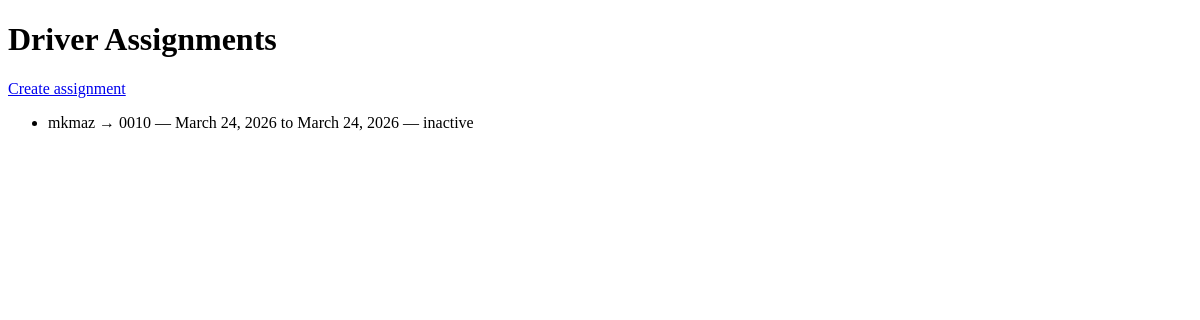
/accounts/assignments/, run on an earlier commit of the app's database.
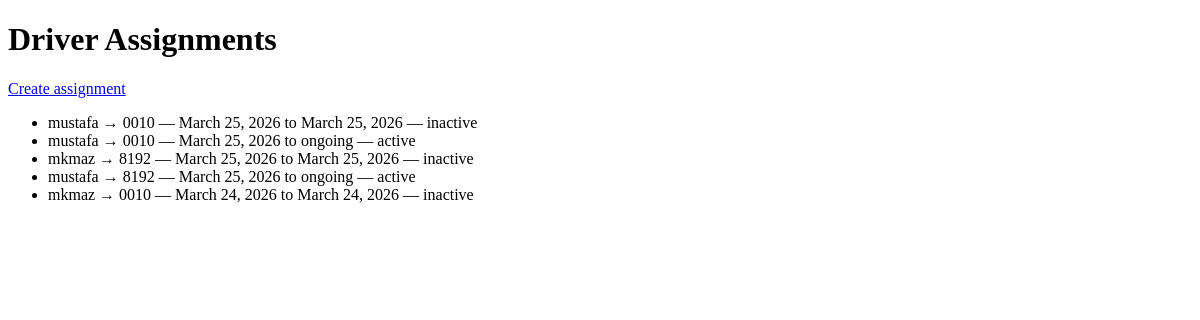
And on a later commit of the database.
### accounts/models.py (models this page shows, shortened)
class DriverAssignment(models.Model):
    driver = models.ForeignKey(settings.AUTH_USER_MODEL, on_delete=models.CASCADE, related_name="driver_assignments")
    car = models.ForeignKey(Car, on_delete=models.CASCADE, related_name="driver_assignments")
    region = models.ForeignKey("accounts.Region", on_delete=models.SET_NULL, null=True, blank=True, related_name="driver_assignments")
    start_date = models.DateField()
    end_date = models.DateField(null=True, blank=True)
    active = models.BooleanField(default=True)
    notes = models.CharField(max_length=255, blank=True)
    class Meta:
        ordering = ["-start_date"]
        indexes = [models.Index(fields=["driver", "car", "active"])]
        constraints = [
            models.UniqueConstraint(fields=["driver", "car", "active"], name="unique_active_assignment")
        ]

### fleet/models.py (models this page shows)
class Car(models.Model):
    STATUS_CHOICES = [
        ("available", "Available"),
        ("assigned", "Assigned"),
        ("maintenance", "Maintenance"),
        ("inactive", "Inactive"),
    ]
    VEHICLE_TYPE_CHOICES = [
        ("Sedan", "Sedan"),
        ("Reefer Van", "Chiller Van"),
        ("Reefer Truck", "Reefer Truck"),
        ("Reefer Pickup", "Reefer Pickup"),
    ]
    plate_number = models.CharField(max_length=20, unique=True, db_index=True)
    brand = models.CharField(max_length=100, default='Unknown')
    vehicle_type = models.CharField(max_length=100, choices=VEHICLE_TYPE_CHOICES, verbose_name="Vehicle Type", default="Sedan")
    year = models.PositiveIntegerField()
    vin = models.CharField(max_length=64, blank=True)
    status = models.CharField(
        max_length=20,
        choices=STATUS_CHOICES,
        default="available",
        db_index=True,
    )
    region = models.ForeignKey(
        "accounts.Region",
        on_delete=models.SET_NULL,
        null=True,
        blank=True,
        related_name="cars",
    )
    notes = models.TextField(blank=True)
    created_at = models.DateTimeField(auto_now_add=True)
    class Meta:
        ordering = ["plate_number"]
    def __str__(self):
        return self.plate_number

### accounts/views.py (the view)
# urls.py: path("assignments/", DriverAssignmentListView.as_view(), name="assignment_list"),
class DriverAssignmentListView(ListView):
    model = DriverAssignment
    paginate_by = 20
    template_name = "accounts/assignment_list.html"

### accounts/templates/accounts/assignment_list.html (shortened to what this page needs)
<!DOCTYPE html>
<html>
<head>
</head>
<body class="p-4">
    <h1 class="text-2xl">Driver Assignments</h1>
    <p><a href="{% url 'accounts:assignment_create' %}">Create assignment</a></p>
    <ul class="mt-4">
        {% for a in object_list %}
        <li>{{ a.driver }} → {{ a.car }} — {{ a.start_date }} to {{ a.end_date|default:'ongoing' }} — {{ a.active|yesno:'active,inactive' }}</li>
        {% empty %}
        <li>No assignments</li>
        {% endfor %}
    </ul>
</body>
</html>

What changed in the data, as far as the page shows it:
added DriverAssignment: driver "mustafa", car "0010", start_date "March 25, 2026", end_date "March 25, 2026", active "inactive"
added DriverAssignment: driver "mustafa", car "0010", start_date "March 25, 2026", end_date "ongoing", active "active"
added DriverAssignment: driver "mkmaz", car "8192", start_date "March 25, 2026", end_date "March 25, 2026", active "inactive"
added DriverAssignment: driver "mustafa", car "8192", start_date "March 25, 2026", end_date "ongoing", active "active"
